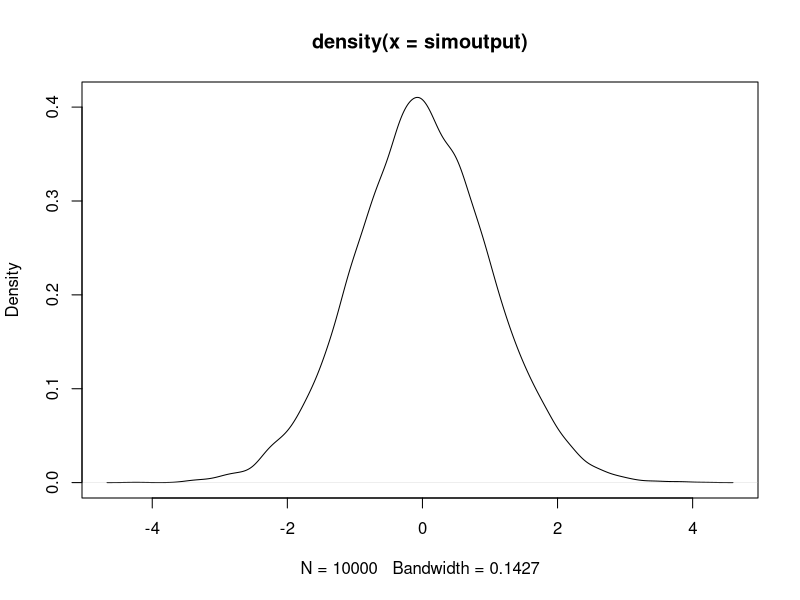
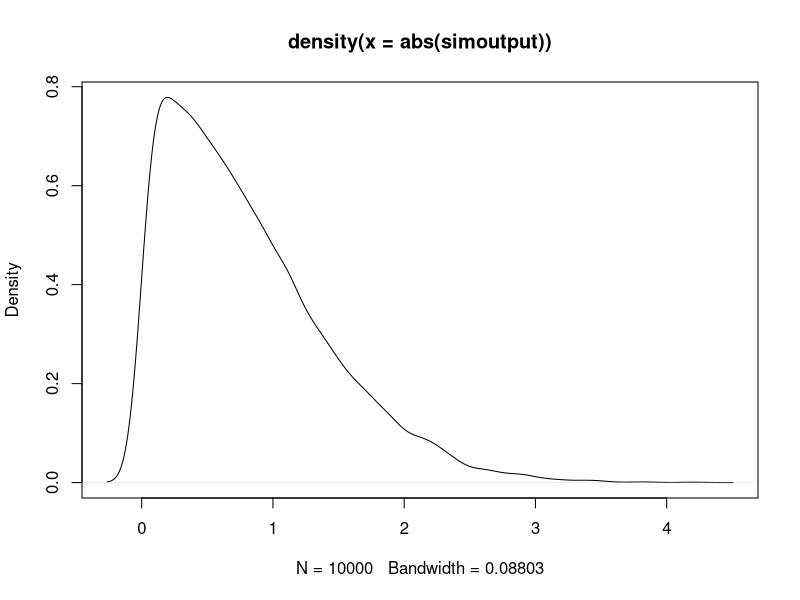

Reproduce these figures in R, in order.
set.seed(200)
simoutput <- replicate(10000, {
  y <- rnorm(100)
  x <- rnorm(100)
  d <- x
  d[1:50] <- 0
  fit <- lm(y~x+d)
  # Coefficients and variances, etc.
  coefmat <- summary(fit)$coefficients
  # Get the t-stat on the structural break dummy
  coefmat["d", "t value"]
})
plot(density(simoutput))
plot(density(abs(simoutput)))
mean(abs(simoutput) > 1.96)

# Question: Multiple hypothesis tests
# How is the size affected?